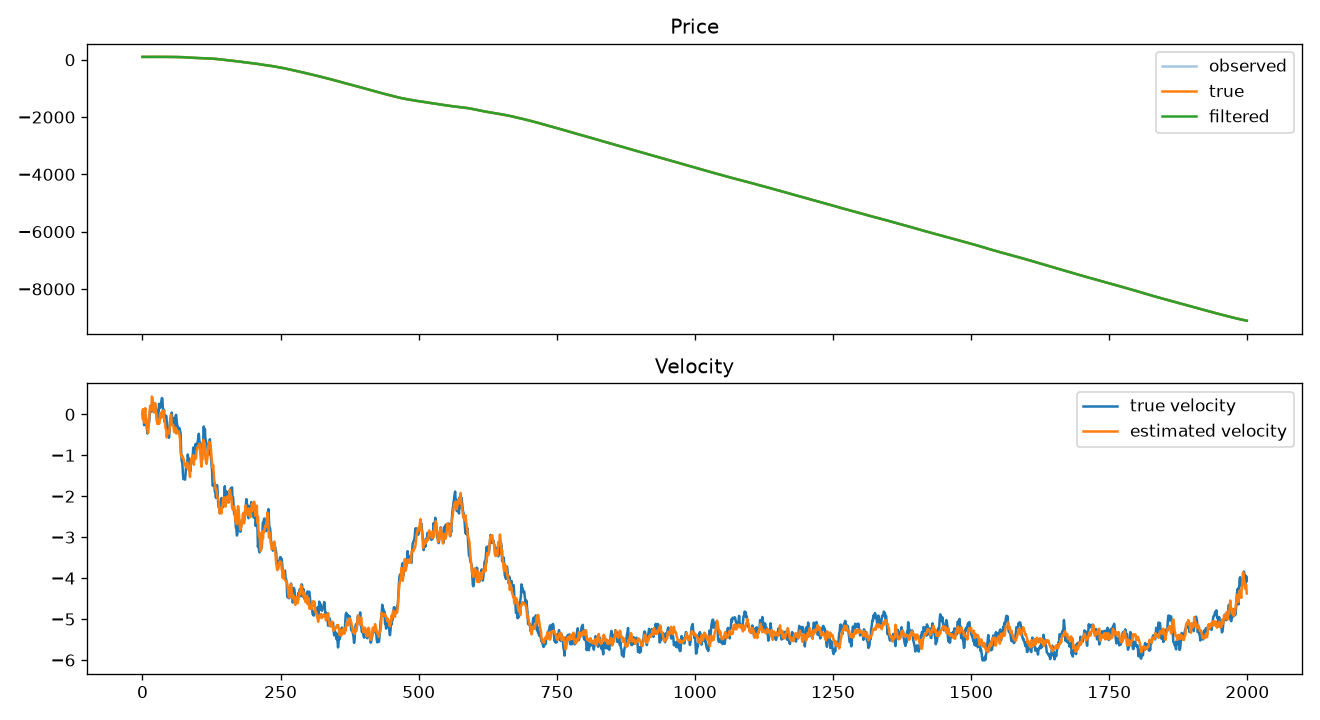

Write Python code to recreate this figure.
"""Run the filter on simulated data and report how it compares with the raw series."""
import numpy as np

from kalman_obi import simulate, run_filter


def main() -> None:
    data = simulate(n=2000, seed=1)
    est = run_filter(data)

    raw_rmse = float(np.sqrt(np.mean((data["price"] - data["true_price"]) ** 2)))
    kf_rmse = float(np.sqrt(np.mean((est[:, 0] - data["true_price"]) ** 2)))
    vel_rmse = float(np.sqrt(np.mean((est[:, 1] - data["true_vel"]) ** 2)))
    vel_naive = float(np.sqrt(np.mean(data["true_vel"] ** 2)))

    print(f"price RMSE  raw observation : {raw_rmse:.3f}")
    print(f"price RMSE  filtered        : {kf_rmse:.3f}")
    print(f"velocity RMSE filtered      : {vel_rmse:.3f}   (predicting zero: {vel_naive:.3f})")

    try:
        import matplotlib.pyplot as plt
    except ImportError:
        return
    fig, ax = plt.subplots(2, 1, figsize=(11, 6), sharex=True)
    ax[0].plot(data["price"], alpha=0.4, label="observed")
    ax[0].plot(data["true_price"], label="true")
    ax[0].plot(est[:, 0], label="filtered")
    ax[0].legend()
    ax[0].set_title("Price")
    ax[1].plot(data["true_vel"], label="true velocity")
    ax[1].plot(est[:, 1], label="estimated velocity")
    ax[1].legend()
    ax[1].set_title("Velocity")
    plt.tight_layout()
    plt.savefig("demo.png", dpi=120)
    print("saved demo.png")


if __name__ == "__main__":
    main()
